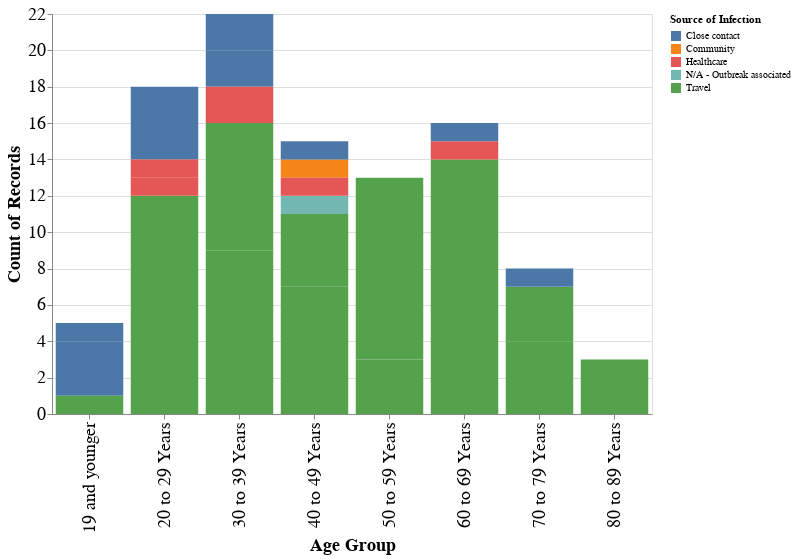

Notebook code for this chart:
### Code cell
# we could also use altair, but it is not as supported
# https://altair-viz.github.io/

import altair as alt

alt.Chart(df).mark_bar().encode( # notice that I switched back to df from full_df... altair has a 5000 row max
    alt.X("Age Group"),
    y='count()',
    color='Source of Infection', # could switch between gender, outcome, neighbourhood, source of infection, etc...
    tooltip=['Age Group', 'Client Gender', 'Outcome']
).interactive().properties(
    width=600, height=400
).configure_axis(
    labelFontSize=18,
    titleFontSize=18
)
